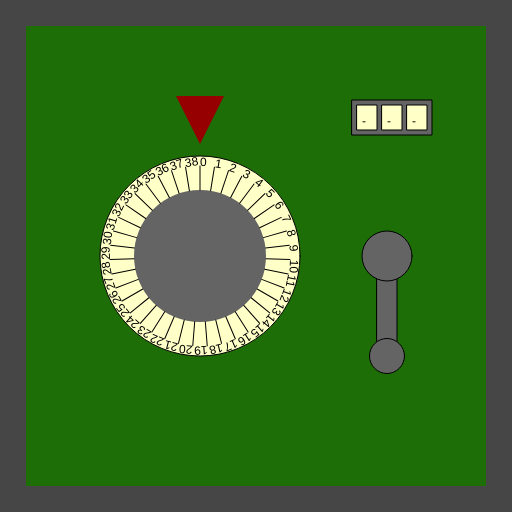
Frame 1 (no input)
Frame 60 (no input): identical to frame 1, image omitted
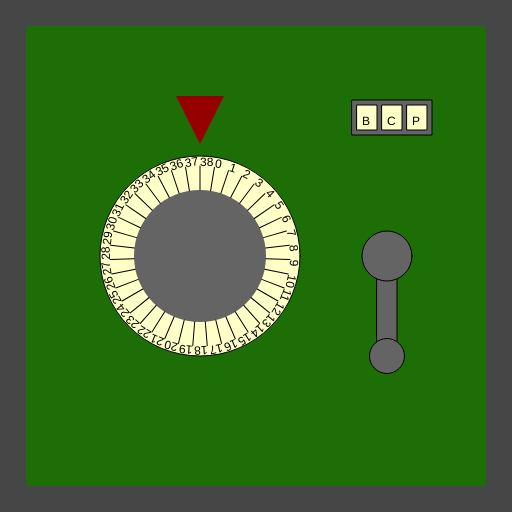
Frame 120 (the mouse pressed at the canvas centre since frame 60)

The p5.js sketch that drew these frames (run headless with seeded random() and noise() and a simulated clock; from frame 60 on, the mouse is pressed at the canvas centre):

// p5.js sketch
// ── sketch.js
/*

Officer: 2120469
CaseNum: 303-1-12161459-2120469

Case 303 - The Case of the Crooked Attorney
Stage 2 - Torvalds' House

This safe is in Torvalds’ home study. Be careful. If you get caught, I don’t know you !

Crack this safe by doing the following:

	When the mouse button is pressed:
	- Decrement ClassifiedVaultCode0 by 1 (done)

	When any key is released:
	- Decrement ClassifiedVaultCode1 by 2

	When any key is released:
	- Make ClassifiedVaultCode2 equal to the string "SVM"

	When the mouse button is pressed:
	- Make ClassifiedVaultCode2 equal to the string "BCP" (done)



This time you'll need to create the relevant event handlers yourself.

There are many possible ways of investigating this case, but you
should use ONLY the following commands:

	- The assignment operator aka. the equals sign !
	- Incrementing +=
	- Decrementing -=

*/

//declare the variables

var ClassifiedVaultCode0;
var ClassifiedVaultCode1;
var ClassifiedVaultCode2;


function preload()
{
	//IMAGES WILL BE LOADED HERE

}

function setup()
{
	createCanvas(512,512);

	//initialise the variables
	ClassifiedVaultCode0 = 0;
	ClassifiedVaultCode1 = 0;
	ClassifiedVaultCode2 = "";

}

///////////////////EVENT HANDLERS///////////////////

//Create event handlers here to open the safe ...
function mousePressed(){
    console.log("mousePressed");
    ClassifiedVaultCode0 -= 1;
    ClassifiedVaultCode2 = "BCP";
}

function keyReleased(){
    console.log("keyReleased");
    ClassifiedVaultCode1 -= 2;
    ClassifiedVaultCode2 = "SVM";
}


///////////////DO NOT CHANGE CODE BELOW THIS POINT///////////////////

function draw()
{

	//Draw the safe door
	background(70);
	noStroke();
	fill(29,110,6);
	rect(26,26,width-52,width-52);

	//Draw the combination dial
	push();
	translate(200,height/2);
	drawDial(200, ClassifiedVaultCode0, 39);
	pop();

	//Draw the lever
	push();
	translate(width - 125,256);
	drawLever(ClassifiedVaultCode1);
	pop();

	//Draw the spinner
	push();
	translate(width - 120,100);
	drawSpinner(3, ClassifiedVaultCode2);
	pop();

}

function drawDial(diameter,num,maxNum)
{
	//the combination lock

	var r = diameter * 0.5;
	var p = r * 0.6;

	stroke(0);
	fill(255,255,200);
	ellipse(0,0,diameter,diameter);
	fill(100);
	noStroke();
	ellipse(0,0,diameter*0.66,diameter*0.66);
	fill(150,0,0);
	triangle(
		-p * 0.4,-r-p,
		p * 0.4,-r-p,
		0,-r-p/5
	);

	noStroke();

	push();
	var inc = 360/maxNum;

	rotate(radians(-num * inc));
	for(var i = 0; i < maxNum; i++)
	{
		push();
		rotate(radians(i * inc));
		stroke(0);
		line(0,-r*0.66,0,-(r-10));
		noStroke();
		fill(0);
		text(i,0,-(r-10));
		pop();
	}

	pop();
}

function drawLever(rot)
{
	push();
	rotate(radians(-rot))
	stroke(0);
	fill(100);
	rect(-10,0,20,100);
	ellipse(0,0,50,50);
	ellipse(0,100,35,35);
	pop();
}

function drawSpinner(numSpinners, val)
{
	var sw = 20;
	var ow = (sw + 5) * numSpinners + 5;
	stroke(0);
	fill(100);
	rect(-ow/2,0,ow,35);
	if(typeof(val) == "number")
	{
		val = floor(val).toString(); //convert to string
	}


	for(var d = numSpinners - val.length; d > 0; d--)
	{
		val = "-" + val;
	}

	for(var i = 0; i < numSpinners; i++)
	{
		stroke(0);
		fill(255,255,200);
		rect(-ow/2 + i * (sw + 5) + 5,5,20,25);
		fill(0);
		noStroke();
		text(val[i],-ow/2 + sw/2 + i * (sw +5),25);
	}

}
